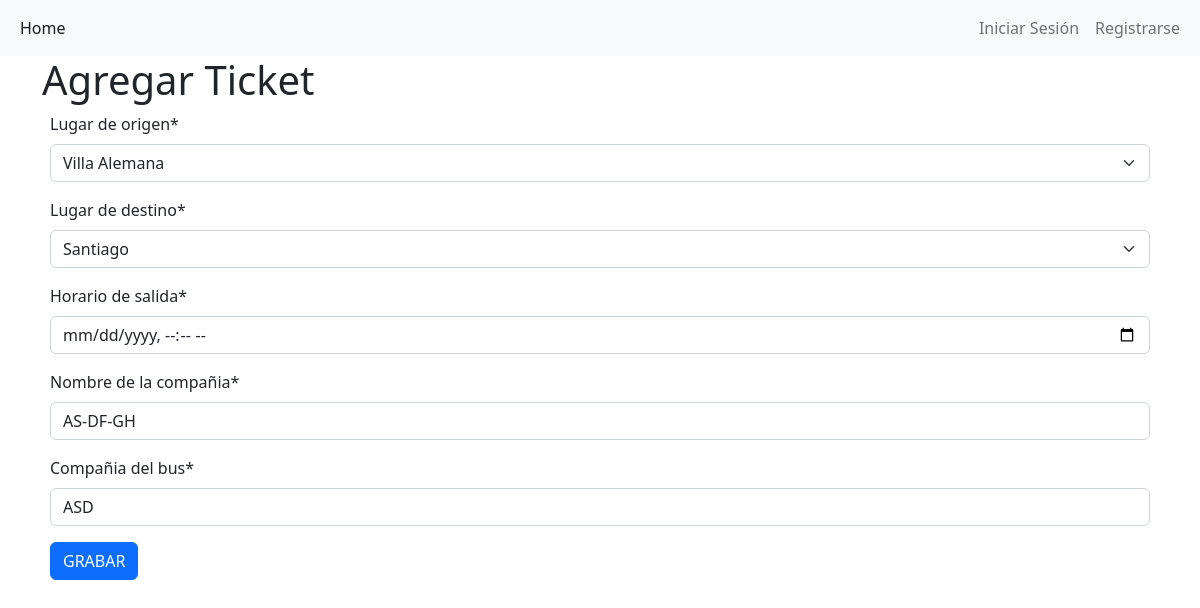
The app's page /ticket/edit_ticket/de24f487-b4e9-46f5-ad32-55d1c2c4faef with its own data.
### ticket/models.py (models this page shows, shortened)
class Ticket(models.Model):
    status_eleccion = [
        ('Activo', 'Activo'),
        ('Reservado', 'Reservado'),
        ('Cerrado', 'Cerrado')
    ]
    numero_ticket = models.UUIDField(primary_key=True, default=uuid.uuid4, editable=False)
    destino = models.CharField(max_length=40, choices=Eleccion_lugar, verbose_name="Destino de parada", name="destino")
    origen = models.CharField(max_length=40, choices=Eleccion_lugar, verbose_name="Origen de parada", name="origen")
    salida = models.DateTimeField(verbose_name="Momento de salida", name="salida")
    bus = models.CharField(max_length=50, verbose_name="Matricula del bus", name="bus")
    compannia = models.CharField(max_length=40, verbose_name="Compañia de viaje", name="compannia")
    ticket_status = models.CharField(max_length=15, choices=status_eleccion, default='Activo')
    reservado_por = models.ForeignKey(User, on_delete=models.CASCADE, null=True, blank=True)
    fecha_creacion = models.DateTimeField(auto_now_add=True, verbose_name="Timestamp de creación")

### ticket/views.py (the view)
# urls.py: path('edit_ticket/<uuid:pk>', views.TicketUpdate.as_view(), name='edit_ticket'),
class TicketUpdate(UpdateView):
    model = Ticket
    form_class = TicketAddForm
    template_name = 'admin/añadir_Tickets.html'
    success_url = reverse_lazy('list_ticket')

### ticket/forms.py
class TicketAddForm(forms.ModelForm):
    destino = forms.ChoiceField(choices=Eleccion_lugar, label='Lugar de destino')
    origen = forms.ChoiceField(choices=Eleccion_lugar, label='Lugar de origen')
    class Meta:
        model = Ticket
        fields = ['origen','destino','salida','bus','compannia',]
        labels = {
            'salida': "Horario de salida",
            'bus': "Nombre de la compañia",
            'compannia': 'Compañia del bus'
        }
        widgets = {
            'salida': forms.DateTimeInput(attrs={"type": "datetime-local", "min": datetime.now().strftime("%Y-%m-%dT%H:%M")})
        }

### templates/admin/añadir_Tickets.html (shortened to what this page needs)
{% extends 'index.html' %}
{% load crispy_forms_tags %}
{% block content %}
    <h1>Agregar Ticket</h1>
    <div class="content container">
        <form method="POST">
            {{ form | crispy }}
            <button type="submit" class="btn btn-primary">GRABAR</button>
        </form>
    </div>
{% endblock %}

### records on screen
Ticket: origen "Villa Alemana", destino "Santiago", bus "AS-DF-GH", compannia "ASD"
